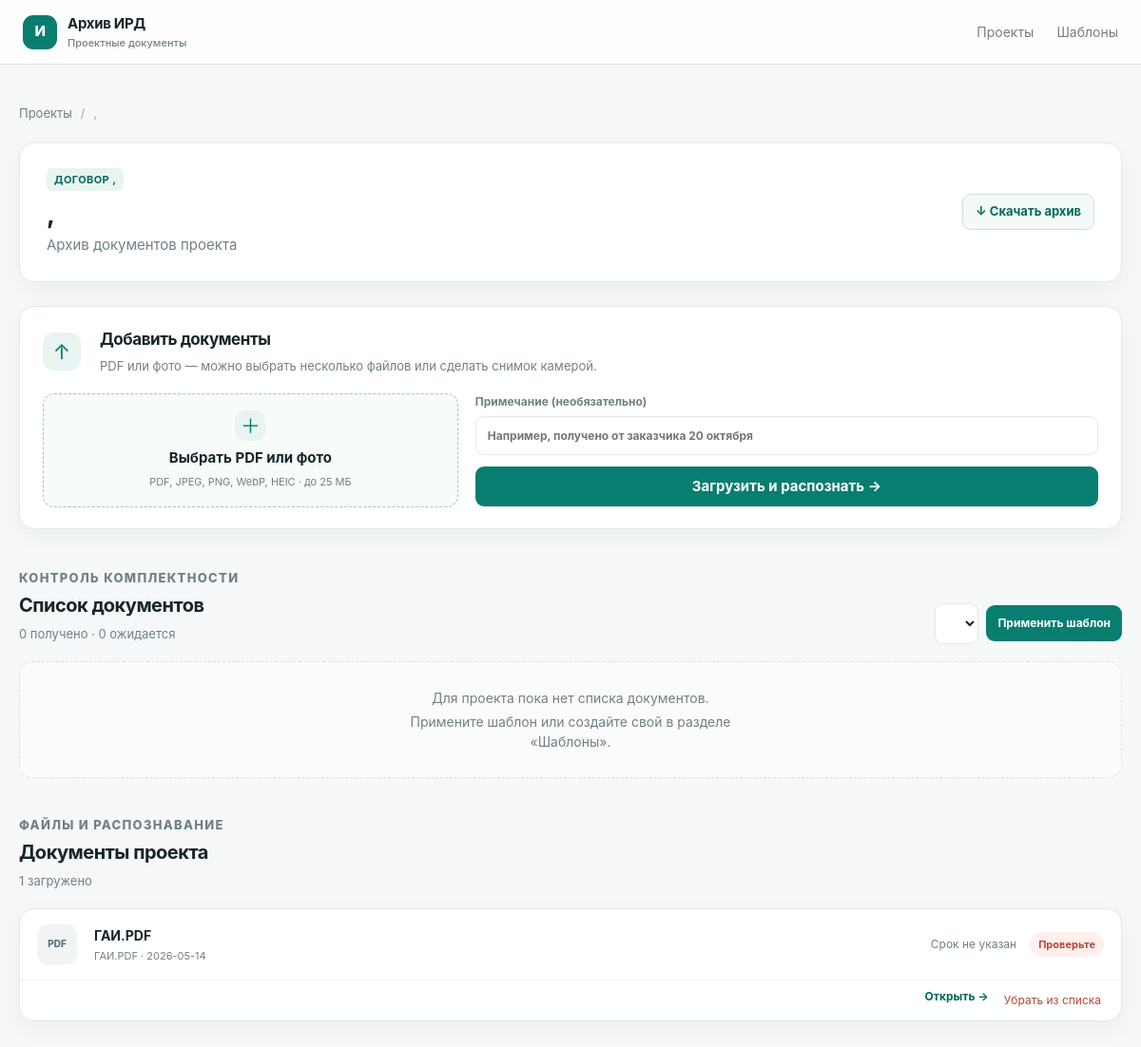
The app's page /objects/2, older data.
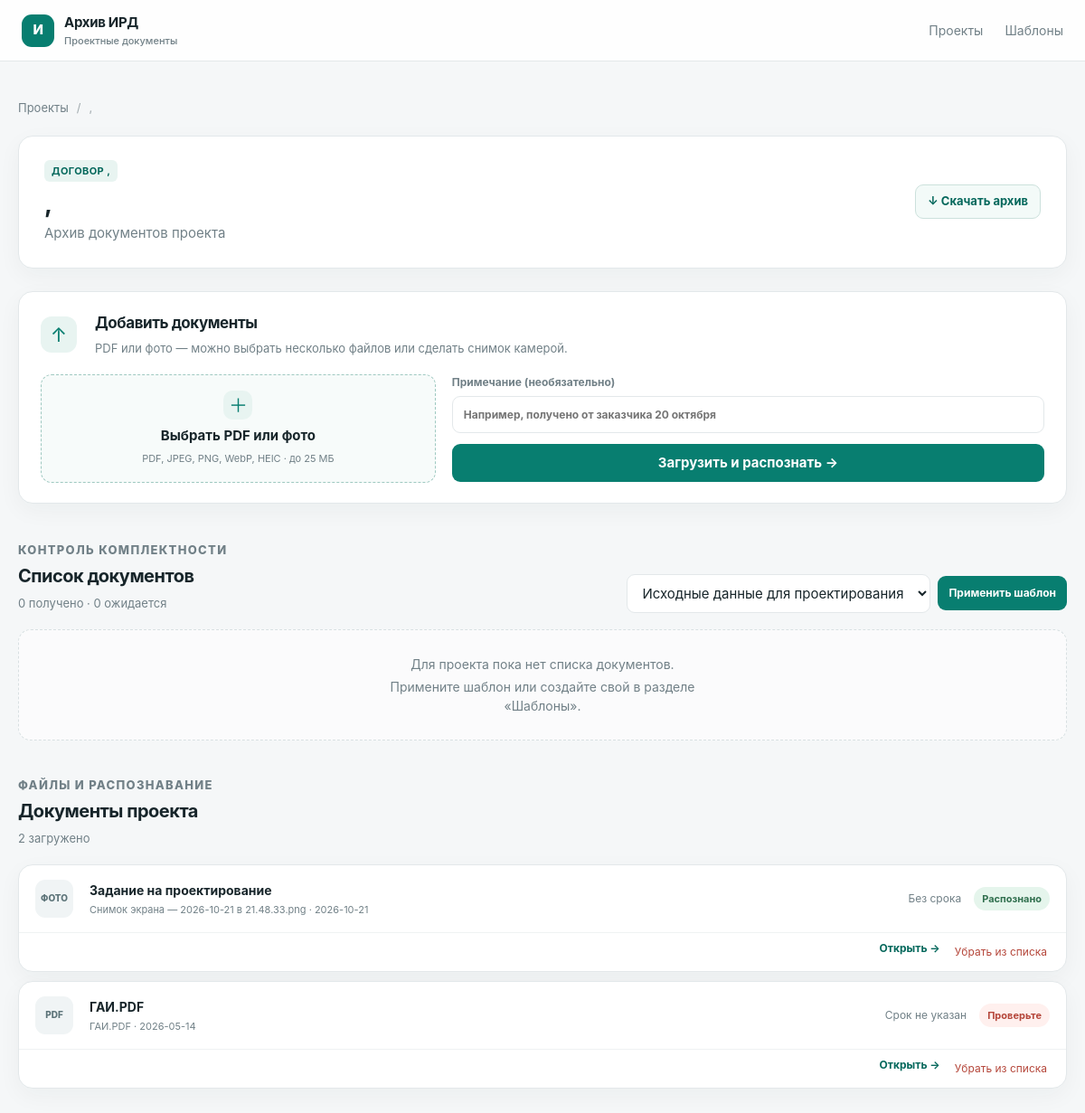
The same page, newer data.
### tables this page shows
CREATE TABLE documents (
    id INTEGER PRIMARY KEY AUTOINCREMENT,
    contract_number TEXT NOT NULL,
    object_name TEXT NOT NULL,
    original_filename TEXT NOT NULL,
    stored_filename TEXT NOT NULL,
    working_title TEXT,
    official_title TEXT,
    issuer TEXT,
    issue_date TEXT,
    valid_until TEXT,
    validity_text TEXT,
    no_expiration INTEGER NOT NULL DEFAULT 0,
    raw_text TEXT,
    note TEXT NOT NULL DEFAULT '',
    status TEXT NOT NULL DEFAULT 'processed',
    error TEXT,
    created_at TEXT NOT NULL DEFAULT CURRENT_TIMESTAMP
, object_id INTEGER, mime_type TEXT NOT NULL DEFAULT 'application/pdf', archived_at TEXT);

### app/web/routes.py (the view)
@bp.get("/objects/<int:object_id>")
def object_workspace(object_id: int):
    obj = ObjectRepository().get(object_id)
    if obj is None or obj["archived_at"]:
        abort(404)
    warning_days = current_app.config["EXPIRY_WARNING_DAYS"]
    documents = [attach_expiry(row, warning_days) for row in DocumentRepository().list_by_object(object_id)]
    checklist = ChecklistRepository().list_project_items(object_id)
    archived_documents = DocumentRepository().list_archived_by_object(object_id)
    alerts = [
        {"document": row, "expiry": row["expiry"]}
        for row in documents if row["expiry"]["key"] in {"expired", "expiring"}
    ]
    return render_template(
        "object.html",
        object=obj,
        documents=documents,
        archived_documents=archived_documents,
        checklist=checklist,
        templates=ChecklistRepository().list_templates(),
        alerts=alerts,
        missing_count=sum(row["status"] == "missing" for row in checklist),
        received_count=sum(row["status"] == "received" for row in checklist),
    )

### app/database.py (called while the page is built)
def get_db() -> sqlite3.Connection:
    if "db" not in g:
        g.db = sqlite3.connect(current_app.config["DATABASE_PATH"])
        g.db.row_factory = sqlite3.Row
        g.db.execute("PRAGMA foreign_keys = ON")
    return g.db

### app/repositories.py (called while the page is built)
    def get(self, object_id: int) -> Row | None:
        return get_db().execute(
            "SELECT * FROM objects WHERE id = ?", (object_id,)
        ).fetchone()

    def list_by_object(self, object_id: int, *, include_archived: bool = False) -> list[Row]:
        archived_filter = "" if include_archived else "AND archived_at IS NULL"
        return list(
            get_db().execute(
                f"""
                SELECT *
                FROM documents
                WHERE object_id = ? {archived_filter}
                ORDER BY created_at DESC, id DESC
                """,
                (object_id,),
            )
        )

    def list_archived_by_object(self, object_id: int) -> list[Row]:
        return list(get_db().execute(
            "SELECT * FROM documents WHERE object_id = ? AND archived_at IS NOT NULL ORDER BY archived_at DESC, id DESC",
            (object_id,),
        ))

### app/templates/object.html (shortened to what the changed rows need)
{% extends "base.html" %}
{% block content %}
<section class="project-overview"><div><h1>{{ object.name }}</h1></div></section>
<section class="upload-panel panel"><div class="section-title"><span class="icon-badge">↑</span><div><h2>Добавить документы</h2><p>PDF или фото — можно выбрать несколько файлов или сделать снимок камерой.</p></div></div>
</section>
<section class="section-block" id="checklist"><div class="section-title"><div><p class="eyebrow">КОНТРОЛЬ КОМПЛЕКТНОСТИ</p><h2>Список документов</h2><p>{{ received_count }} получено · {{ missing_count }} ожидается</p></div><form action="{{ url_for('web.apply_template', object_id=object.id) }}" method="post" class="inline-form"><input type="hidden" name="csrf_token" value="{{ csrf_token() }}"><select name="template_id" aria-label="Шаблон">{% for template in templates %}<option value="{{ template.id }}">{{ template.name }}</option>{% endfor %}</select><button class="secondary-button" type="submit">Применить шаблон</button></form></div>
</section>
<section class="section-block"><div class="section-title"><div><p class="eyebrow">ФАЙЛЫ И РАСПОЗНАВАНИЕ</p><h2>Документы проекта</h2><p>{{ documents|length }} загружено</p></div></div>
    {% if documents %}<div class="document-list">{% for document in documents %}<article class="document-card panel"><a class="document-card-main" href="{{ url_for('web.document_detail', document_id=document.id) }}"><span class="file-type">{{ 'PDF' if document.mime_type == 'application/pdf' else 'ФОТО' }}</span><span class="doc-info"><strong>{{ document.working_title or document.official_title or document.original_filename or 'Документ' }}</strong><small>{{ document.issuer or document.original_filename }} · {{ document.created_at[:10] }}</small></span><span class="doc-date">{% if document.no_expiration %}Без срока{% elif document.valid_until %}До {{ document.valid_until }}{% else %}Срок не указан{% endif %}</span><span class="status-chip status-{{ document.status }}">{{ 'Распознано' if document.status == 'processed' else 'Проверьте' }}</span></a><div class="document-card-actions"><a href="{{ url_for('web.document_detail', document_id=document.id) }}">Открыть →</a><form action="{{ url_for('web.delete_document', document_id=document.id) }}" method="post" onsubmit="return confirm('Убрать документ из списка? Оригинал останется в архиве и его можно будет восстановить.');"><input type="hidden" name="csrf_token" value="{{ csrf_token() }}"><button class="text-danger" type="submit">Убрать из списка</button></form></div></article>{% endfor %}</div>{% else %}<div class="empty-state compact-empty"><p>Документов пока нет. Добавьте PDF или сделайте фото.</p></div>{% endif %}
</section>
{% endblock %}

Row changes from the older to the newer data that the page shows:
added documents: mime_type "ФОТО", working_title "Задание на проектирование", issuer+original_filename "Снимок экрана — 2026-10-21 в 21.48.33.png", created_at "2026-10-21", no_expiration "Без срока", status "Распознано"
Text that changed along with them:
form field template_id: (not shown) → "Исходные данные для проектирования"
{{ documents|length }}: "1" → "2"
